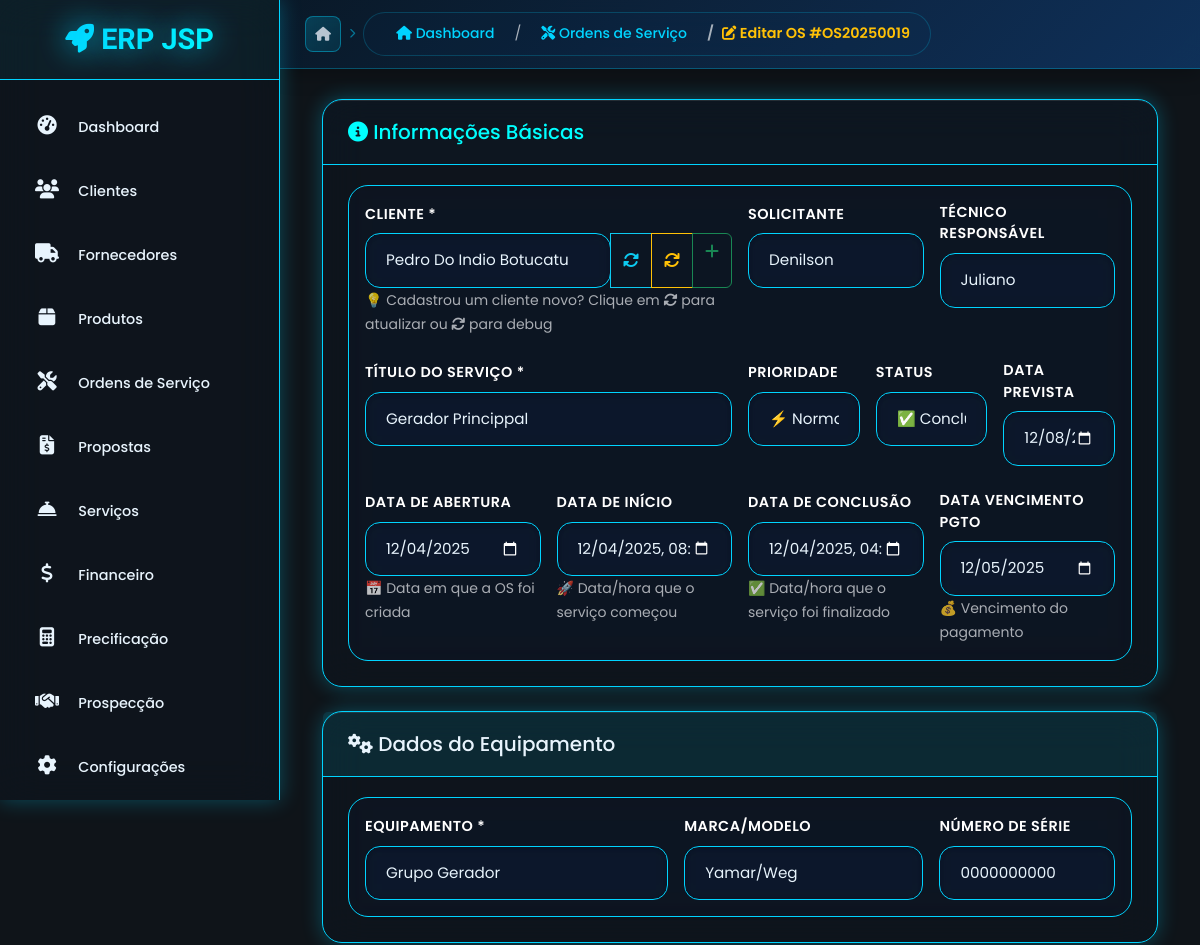
Page /ordem_servico/22/editar (upper part) on the earlier database version.
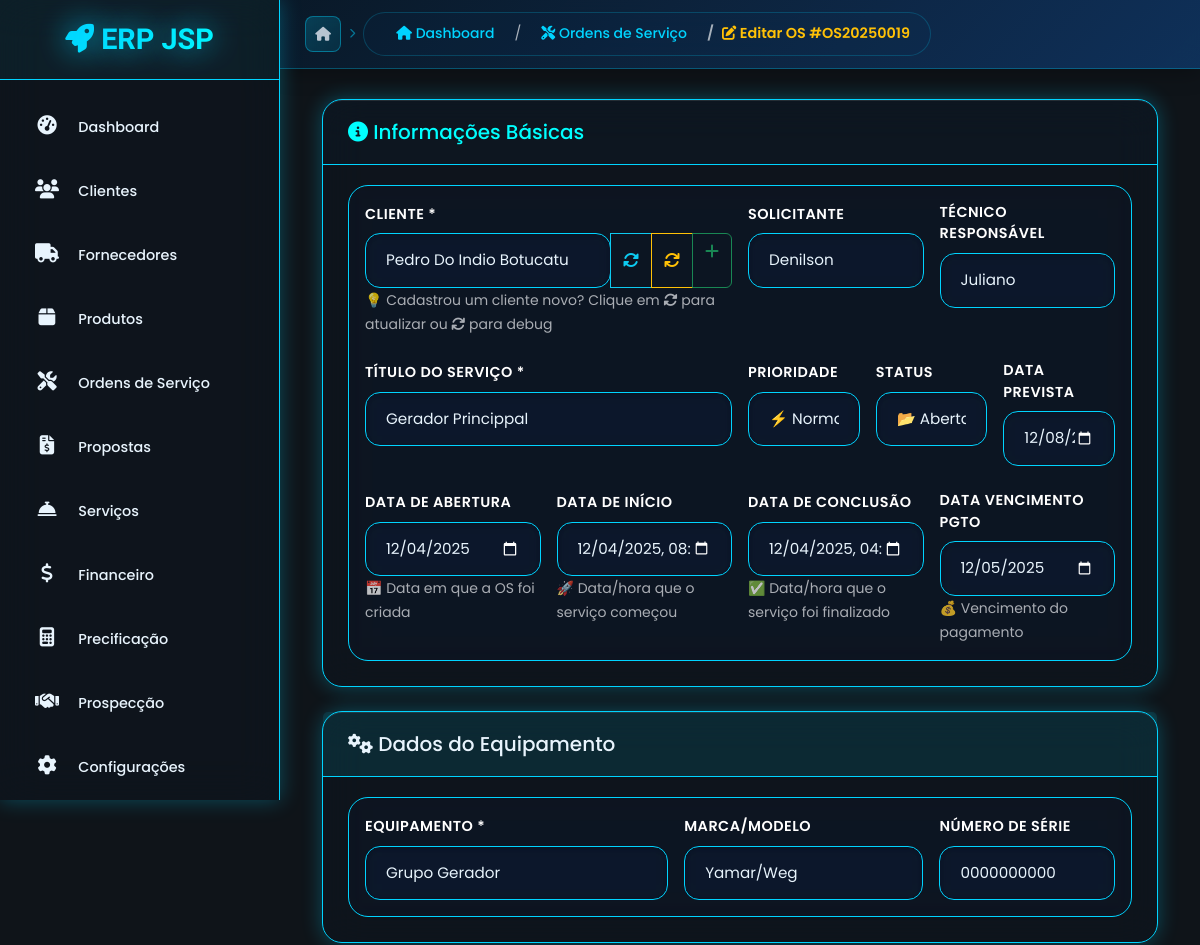
Same page on the later database version.
### app/ordem_servico/ordem_servico_model.py (models this page shows, shortened)
class OrdemServico(BaseModel):
    __tablename__ = 'ordem_servico'
    STATUS_CHOICES = STATUS_CHOICES
    PRIORIDADE_CHOICES = PRIORIDADE_CHOICES
    STATUS_MAP = STATUS_MAP
    PRIORIDADE_MAP = PRIORIDADE_MAP
    numero = db.Column(db.String(20), unique=True, nullable=False, index=True)
    incluir_imagens_relatorio = db.Column(db.Boolean, default=False)
    proposta_id = db.Column(db.Integer, db.ForeignKey('propostas.id'), nullable=True)
    proposta = db.relationship('Proposta', backref='ordens_servico')
    cliente_id = db.Column(db.Integer, db.ForeignKey('clientes.id'), nullable=False)
    cliente = db.relationship('Cliente', backref='ordens_servico')
    solicitante = db.Column(db.String(200))  # Nome da pessoa que solicitou o serviço
    descricao_problema = db.Column(db.Text)  # Descrição do problema ou defeito
    titulo = db.Column(db.String(200), nullable=False)
    descricao = db.Column(db.Text)
    observacoes = db.Column(db.Text)
    tipo_servico = db.Column(db.String(100))  # Tipo/categoria do serviço
    status = db.Column(db.String(20), default='pendente', nullable=False, server_default='pendente')
    prioridade = db.Column(db.String(20), default='normal', nullable=False, server_default='normal')
    data_abertura = db.Column(db.Date, default=date.today, nullable=False)
    data_prevista = db.Column(db.Date)
    data_inicio = db.Column(db.DateTime)
    data_conclusao = db.Column(db.DateTime)
    tecnico_responsavel = db.Column(db.String(100))
    valor_servico = db.Column(db.Numeric(10, 2), default=0.00)
    valor_pecas = db.Column(db.Numeric(10, 2), default=0.00)
    valor_desconto = db.Column(db.Numeric(10, 2), default=0.00)
    valor_total = db.Column(db.Numeric(10, 2), default=0.00)
    prazo_garantia = db.Column(db.Integer, default=0)  # em dias
    equipamento = db.Column(db.String(200))
    marca_modelo = db.Column(db.String(200))
    numero_serie = db.Column(db.String(100))
    defeito_relatado = db.Column(db.Text)
    diagnostico = db.Column(db.Text)
    diagnostico_tecnico = db.Column(db.Text)
    solucao = db.Column(db.Text)
    km_inicial = db.Column(db.Integer)
    km_final = db.Column(db.Integer)
    total_km = db.Column(db.String(20))  # Formato: "15.5 km"
    hora_inicial = db.Column(db.Time)
    hora_final = db.Column(db.Time)
    total_horas = db.Column(db.String(20))  # Formato: "2h 30min"
    condicao_pagamento = db.Column(db.String(50), default='a_vista')  # a_vista, parcelado
    numero_parcelas = db.Column(db.Integer, default=1)
    valor_entrada = db.Column(db.Numeric(10, 2), default=0.00)  # Valor da entrada
    data_primeira_parcela = db.Column(db.Date)  # Data da primeira parcela
    data_vencimento_pagamento = db.Column(db.Date)  # Data de vencimento do pagamento (para à vista)
    descricao_pagamento = db.Column(db.Text)  # Descrição detalhada das condições
    status_pagamento = db.Column(db.String(20), default='pendente')  # pendente, parcial, pago, vencido
    observacoes_anexos = db.Column(db.Text)  # Observações sobre anexos

### app/cliente/cliente_model.py (models this page shows, shortened)
class Cliente(BaseModel):
    __tablename__ = 'clientes'
    nome = db.Column(db.String(150), nullable=False, index=True)
    nome_fantasia = db.Column(db.String(150), index=True)  # Para PJ
    razao_social = db.Column(db.String(200))  # Para PJ
    tipo = db.Column(db.String(20), nullable=False, default='PF')  # PF ou PJ
    cpf_cnpj = db.Column(db.String(20), unique=True, index=True)
    rg_ie = db.Column(db.String(20))
    im = db.Column(db.String(20))  # Inscrição Municipal
    email = db.Column(db.String(150), index=True)
    email_financeiro = db.Column(db.String(150))  # Email específico para cobrança
    telefone = db.Column(db.String(20))
    celular = db.Column(db.String(20))
    whatsapp = db.Column(db.String(20))
    site = db.Column(db.String(200))
    contato_nome = db.Column(db.String(100))  # Nome do responsável
    contato_cargo = db.Column(db.String(100))  # Cargo do responsável
    contato_telefone = db.Column(db.String(20))
    contato_email = db.Column(db.String(150))
    cep = db.Column(db.String(10))
    endereco = db.Column(db.String(200))
    numero = db.Column(db.String(20))
    complemento = db.Column(db.String(100))
    bairro = db.Column(db.String(100))
    cidade = db.Column(db.String(100))
    estado = db.Column(db.String(2))
    pais = db.Column(db.String(50), default='Brasil')
    segmento = db.Column(db.String(100))  # Setor de atuação
    porte_empresa = db.Column(db.String(20))  # MEI, ME, EPP, Grande
    origem = db.Column(db.String(50))  # Como conheceu a empresa
    classificacao = db.Column(db.String(20), default='A')  # A, B, C (qualidade)
    limite_credito = db.Column(db.Numeric(10, 2), default=0)
    forma_pagamento_padrao = db.Column(db.String(50))
    prazo_pagamento_padrao = db.Column(db.Integer, default=30)  # dias
    desconto_padrao = db.Column(db.Numeric(5, 2), default=0)  # %
    data_nascimento = db.Column(db.Date)  # Para PF
    data_fundacao = db.Column(db.Date)  # Para PJ
    genero = db.Column(db.String(20))  # Para PF
    estado_civil = db.Column(db.String(20))  # Para PF
    profissao = db.Column(db.String(100))  # Para PF
    observacoes = db.Column(db.Text)
    observacoes_internas = db.Column(db.Text)  # Não visível em relatórios
    status = db.Column(db.String(20), default='ativo')  # ativo, inativo, bloqueado
    motivo_bloqueio = db.Column(db.String(200))

### app/ordem_servico/ordem_servico_routes.py (the view, shortened to what this page needs)
@ordem_servico_bp.route('/<int:id>/editar', methods=['GET', 'POST'])
def editar(id):
    print(f"DEBUG: Iniciando edição para ID {id}")
    ordem = OrdemServico.get_by_id(id)
    if not ordem:
        print(f" DEBUG: Ordem com ID {id} não encontrada")
        flash('Ordem de serviço não encontrada!', 'error')
        return redirect(url_for('ordem_servico.listar'))
    print(f" DEBUG: Ordem encontrada: {ordem.numero}")
    print("DEBUG: Buscando clientes...")
    clientes = buscar_clientes_ativos()
    print("DEBUG: Renderizando template...")
    try:
        return render_template('os/form.html',
                             ordem=ordem,
                             clientes=clientes or [],
                             today=date.today())
    except Exception as e:
        print(f" DEBUG: Erro ao renderizar template: {e}")
        import traceback
        traceback.print_exc()
        raise

### app/auth/auth_routes.py (called while the page is built)
@auth_bp.app_context_processor
def inject_auth_vars():
    return {
        'current_user': current_user,
        'is_authenticated': current_user.is_authenticated if current_user else False
    }

### app/models.py (called while the page is built)
    @classmethod
    def get_by_id(cls, id):
        return cls.query.filter_by(id=id, ativo=True).first()

### app/ordem_servico/ordem_servico_model.py (called while the page is built, shortened)
    @property
    def tamanho_formatado(self):
        if not self.tamanho:
            return "0 KB"
        if self.tamanho < 1024:
            return f"{self.tamanho} B"
        elif self.tamanho < 1024 * 1024:
            return f"{self.tamanho / 1024:.1f} KB"
        else:
            return f"{self.tamanho / (1024 * 1024):.1f} MB"

    @property
    def icone(self):
        if self.tipo_arquivo == 'image':
            return 'fas fa-image text-success'
        return 'fas fa-file text-muted'

### app/ordem_servico/templates/os/form.html (shortened to what the changed rows need)
{% extends "base.html" %}
{% block breadcrumb %}
<nav aria-label="breadcrumb">
    <ol class="breadcrumb bg-transparent mb-0">
        <li class="breadcrumb-item">
            <a href="{{ url_for('painel.dashboard') }}" class="text-decoration-none text-light">
            </a>
        </li>
        <li class="breadcrumb-item">
            <a href="{{ url_for('ordem_servico.listar') }}" class="text-decoration-none text-light">
            </a>
        </li>
        <li class="breadcrumb-item active text-warning" aria-current="page">
            <i class="fas fa-{% if ordem %}edit{% else %}plus{% endif %}"></i>
            {% if ordem %}Editar OS #{{ ordem.numero }}{% else %}Nova OS{% endif %}
        </li>
    </ol>
</nav>
{% endblock %}
{% block content %}
<div class="container-fluid">
    <form method="POST" enctype="multipart/form-data" class="needs-validation" novalidate>
        <div class="card bg-dark border-secondary mb-4">
            <div class="card-body">
                <div class="row g-3">
                    <div class="col-md-6">
                        <div class="input-group">
                            <select class="form-select bg-dark text-white border-secondary" name="cliente_id" id="cliente_select_os" required>
                                {% for cliente in clientes %}
                                    {% if cliente.nome and cliente.nome.strip() %}
                                    <option value="{{ cliente.id }}"
                                            {% if ordem and ordem.cliente_id == cliente.id %}selected{% endif %}>
                                        {{ cliente.nome }}
                                    </option>
                                    {% endif %}
                                {% endfor %}
                            </select>
                            <button class="btn btn-outline-info" type="button" id="btnAtualizarClientesOS" title="Atualizar lista de clientes" data-no-submit="true">
                                <i class="fas fa-sync-alt"></i>
                            </button>
                            <button class="btn btn-outline-warning" type="button" id="btnRefreshClientesOS" title="Refresh forçado com debug" data-no-submit="true">
                                <i class="fas fa-refresh"></i>
                            </button>
                            <a href="{{ url_for('cliente.novo') }}" class="btn btn-outline-success" title="Cadastrar novo cliente" target="_blank">
                                <i class="fas fa-plus"></i>
                            </a>
                        </div>
                    </div>
                    <div class="col-md-3">
                        <label class="form-label text-white">Solicitante</label>
                        <input type="text" class="form-control bg-dark text-white border-secondary"
                               name="solicitante" value="{{ ordem.solicitante if ordem else '' }}" placeholder="Nome do solicitante">
                    </div>
                    <div class="col-md-3">
                        <label class="form-label text-white">Técnico Responsável</label>
                        <input type="text" class="form-control bg-dark text-white border-secondary"
                               name="tecnico_responsavel" value="{{ ordem.tecnico_responsavel if ordem else '' }}" placeholder="Nome do técnico">
                    </div>
                </div>
                <div class="row g-3 mt-2">
                    <div class="col-md-6">
                        <label class="form-label text-white">Título do Serviço *</label>
                        <input type="text" class="form-control bg-dark text-white border-secondary"
                               name="titulo" value="{{ ordem.titulo if ordem else '' }}" required placeholder="Título da ordem de serviço">
                    </div>
                    <div class="col-md-2">
                        <label class="form-label text-white">Prioridade</label>
                        <select class="form-select bg-dark text-white border-secondary" name="prioridade">
                            <option value="normal" {% if ordem and ordem.prioridade == 'normal' %}selected{% elif not ordem %}selected{% endif %}>⚡ Normal</option>
                        </select>
                    </div>
                    <div class="col-md-2">
                        <label class="form-label text-white">Status</label>
                        <select class="form-select bg-dark text-white border-secondary" name="status">
                            <option value="aberta" {% if ordem and ordem.status == 'aberta' %}selected{% elif not ordem %}selected{% endif %}>📂 Aberta</option>
                            <option value="concluida" {% if ordem and ordem.status == 'concluida' %}selected{% endif %}>✅ Concluída</option>
                        </select>
                    </div>
                    <div class="col-md-2">
                        <label class="form-label text-white">Data Prevista</label>
                        <input type="date" class="form-control bg-dark text-white border-secondary"
                               name="data_prevista" value="{{ ordem.data_prevista.strftime('%Y-%m-%d') if ordem and ordem.data_prevista else '' }}">
                    </div>
                </div>
                <div class="row g-3 mt-2">
                    <div class="col-md-3">
                        <label class="form-label text-white">Data de Abertura</label>
                        <input type="date" class="form-control bg-dark text-white border-secondary"
                               name="data_abertura" value="{{ ordem.data_abertura.strftime('%Y-%m-%d') if ordem and ordem.data_abertura else '' }}">
                        <small class="text-muted">📅 Data em que a OS foi criada</small>
                    </div>
                    <div class="col-md-3">
                        <label class="form-label text-white">Data de Início</label>
                        <input type="datetime-local" class="form-control bg-dark text-white border-secondary"
                               name="data_inicio" value="{{ ordem.data_inicio.strftime('%Y-%m-%dT%H:%M') if ordem and ordem.data_inicio else '' }}">
                        <small class="text-muted">🚀 Data/hora que o serviço começou</small>
                    </div>
                    <div class="col-md-3">
                        <label class="form-label text-white">Data de Conclusão</label>
                        <input type="datetime-local" class="form-control bg-dark text-white border-secondary"
                               name="data_conclusao" value="{{ ordem.data_conclusao.strftime('%Y-%m-%dT%H:%M') if ordem and ordem.data_conclusao else '' }}">
                        <small class="text-muted">✅ Data/hora que o serviço foi finalizado</small>
                    </div>
                    <div class="col-md-3">
                        <label class="form-label text-white">Data Vencimento Pgto</label>
                        <input type="date" class="form-control bg-dark text-white border-secondary"
                               name="data_vencimento_pagamento" value="{{ ordem.data_vencimento_pagamento.strftime('%Y-%m-%d') if ordem and ordem.data_vencimento_pagamento else '' }}">
                        <small class="text-muted">💰 Vencimento do pagamento</small>
                    </div>
                </div>
            </div>
        </div>
        <div class="card bg-dark border-secondary mb-4">
            <div class="card-body">
                <div class="row g-3">
                    <div class="col-md-5">
                        <label class="form-label text-white">Equipamento *</label>
                        <input type="text" class="form-control bg-dark text-white border-secondary"
                               name="equipamento" value="{{ ordem.equipamento if ordem else '' }}" required placeholder="Tipo do equipamento">
                    </div>
                    <div class="col-md-4">
                        <label class="form-label text-white">Marca/Modelo</label>
                        <input type="text" class="form-control bg-dark text-white border-secondary"
                               name="marca_modelo" value="{{ ordem.marca_modelo if ordem else '' }}" placeholder="Marca e modelo">
                    </div>
                    <div class="col-md-3">
                        <label class="form-label text-white">Número de Série</label>
                        <input type="text" class="form-control bg-dark text-white border-secondary"
                               name="numero_serie" value="{{ ordem.numero_serie if ordem else '' }}" placeholder="Número de série">
                    </div>
                </div>
            </div>
        </div>
    </form>
</div>
{% endblock %}

Differences in the rows shown:
changed OrdemServico "OS20250019": status "✅ Concluída" → (not shown)
Other differences:
form field status: (not shown) → "📂 Aberta"
